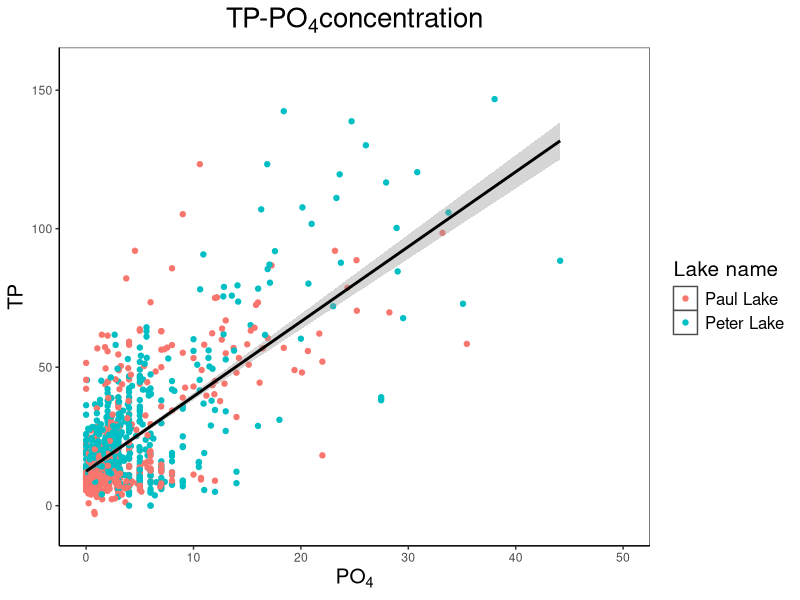

The R script that drew this image: (Note: this script raises an error after producing the figure.)
## ---- chunk 1
#1
getwd()
setwd("Y:/19spring/872/Environmental_Data_Analytics/Assignments")
PPchemphy <- read.csv("../Data/Processed/NTL-LTER_Lake_Chemistry_Nutrients_PeterPaul_Processed.csv")
USGSgage <- read.csv("../Data/Raw/USGS_Site02085000_Flow_Raw.csv")
ecotox <- read.csv("../Data/Raw/ECOTOX_Neonicotinoids_Mortality_raw.csv")
library(tidyverse)
#2
USGSgage$datetime <- as.Date(USGSgage$datetime,"%m/%d/%y")
USGSgage$datetime <- format(USGSgage$datetime,"%y%m%d")
creat.early.dates <- function(d) paste0(ifelse(d > 181231,"19","20"),d)
USGSgage$datetime <- creat.early.dates(USGSgage$datetime)
USGSgage$datetime <- as.Date(USGSgage$datetime,"%Y%m%d")
PPchemphy$sampledate <- as.Date(PPchemphy$sampledate,"%m/%d/%y")
## ---- chunk 2
#3
wang <- theme_classic() +
  theme(plot.title=element_text(size = 20,hjust = 0.5),
        panel.background=element_rect(fill="white",color="grey30"),
        axis.title = element_text(size = 15),
        legend.title = element_text(size = 15), legend.text = element_text(size = 12),
        legend.margin=margin(6,6,6,6))
## ---- chunk 3
#4
ggplot(PPchemphy,aes(x=po4,y=tp_ug,color=lakename)) +
  geom_point(size=1.5) +
  wang +
  xlim(c(0,50)) + 
  labs(title = expression("TP-PO"[4]*"concentration"),x=expression("PO"[4]),y="TP",color="Lake name") +
  geom_smooth(aes(x=po4,y=tp_ug),method = lm,color="black")
## ---- chunk 4
#5
peter <- filter(PPchemphy,lakename=="Peter Lake")
ggplot(peter,aes(x=sampledate,color=depth)) +
  geom_point(y=tn_ug) 
## ---- chunk 5
#6

## ---- chunk 6
#7 

